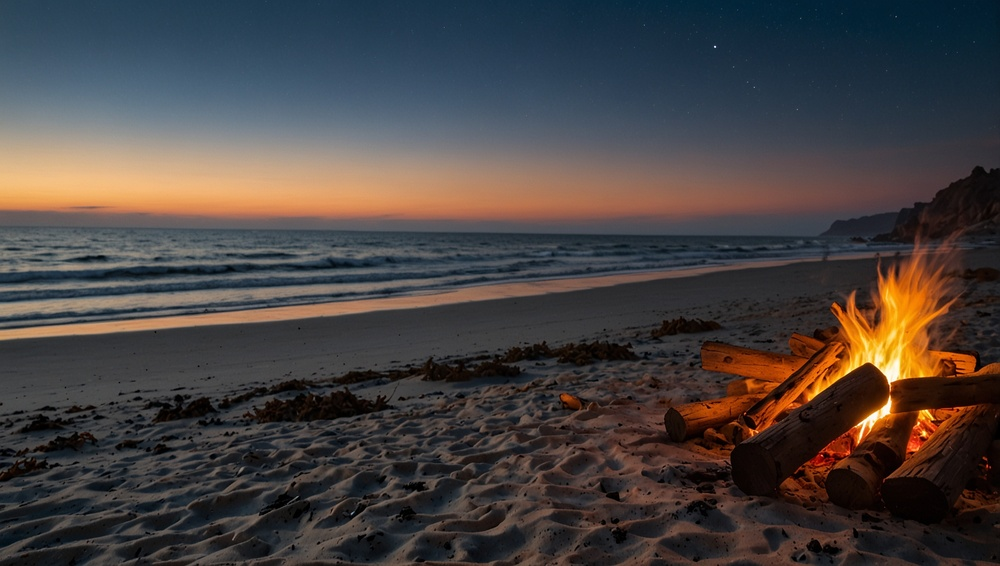
#> input picture hw9/test1.jpg, 1000 x 566 px, shrunk from 2376 x 1344 before the run
$ python hw9.py
#> lines starting #> are read from the running program, lines starting #| are printed output that depends on the picture; after the words box and inside, x2 and y2 are one past the last pixel; in counts of white or black regions, pixels touching at a corner belong together
import numpy as np
import cv2
import matplotlib.pyplot as plt

def rgb_to_hsv(rgb_img):
    hsv_img = np.zeros_like(rgb_img, dtype=np.float32)

    r = rgb_img[:, :, 0]
    g = rgb_img[:, :, 1]
    b = rgb_img[:, :, 2]

    # Calculate V
    v = np.max(rgb_img, axis=2)

    # Calculate S
    min_val = np.min(rgb_img, axis=2)
    s = np.zeros_like(v)
    non_zero_indices = (v != 0)
    s[non_zero_indices] = (v[non_zero_indices] - min_val[non_zero_indices]) / v[non_zero_indices]

    # Calculate H
    h = np.zeros_like(v)

    # V = R
    indices = (v == r) & (v != 0) & (v != min_val)
    if np.any(indices):
        h[indices] = (1/6) * ((g[indices] - b[indices]) / (v[indices] - min_val[indices]))

    # V = G
    indices = (v == g) & (v != 0) & (v != min_val)
    if np.any(indices):
        h[indices] = (1/6) * ((b[indices] - r[indices]) / (v[indices] - min_val[indices])) + (2/6)

    # V = B
    indices = (v == b) & (v != 0) & (v != min_val)
    if np.any(indices):
        h[indices] = (1/6) * ((r[indices] - g[indices]) / (v[indices] - min_val[indices])) + (4/6)

    h[h < 0] += 1.0

    hsv_img[:, :, 0] = h
    hsv_img[:, :, 1] = s
    hsv_img[:, :, 2] = v

    return hsv_img

def hsv_to_rgb(hsv_img):
    rgb_img = np.zeros_like(hsv_img, dtype=np.float32)

    h = hsv_img[:, :, 0]
    s = hsv_img[:, :, 1]
    v = hsv_img[:, :, 2]

    r = np.zeros_like(h)
    g = np.zeros_like(h)
    b = np.zeros_like(h)

    # Fix NaN values and ensure h is in valid range
    h = np.nan_to_num(h, nan=0.0)
    h = np.clip(h, 0.0, 0.999999)

    h_i = np.floor(6 * h).astype(np.int32)
    f = 6 * h - h_i
    p = v * (1 - s)
    q = v * (1 - s * f)
    t = v * (1 - s * (1 - f))

    # h_i = 0
    indices = (h_i == 0)
    r[indices] = v[indices]
    g[indices] = t[indices]
    b[indices] = p[indices]

    # h_i = 1
    indices = (h_i == 1)
    r[indices] = q[indices]
    g[indices] = v[indices]
    b[indices] = p[indices]

    # h_i = 2
    indices = (h_i == 2)
    r[indices] = p[indices]
    g[indices] = v[indices]
    b[indices] = t[indices]

    # h_i = 3
    indices = (h_i == 3)
    r[indices] = p[indices]
    g[indices] = q[indices]
    b[indices] = v[indices]

    # h_i = 4
    indices = (h_i == 4)
    r[indices] = t[indices]
    g[indices] = p[indices]
    b[indices] = v[indices]

    # h_i = 5
    indices = (h_i == 5)
    r[indices] = v[indices]
    g[indices] = p[indices]
    b[indices] = q[indices]

    indices = (s == 0)
    r[indices] = v[indices]
    g[indices] = v[indices]
    b[indices] = v[indices]

    rgb_img[:, :, 0] = r
    rgb_img[:, :, 1] = g
    rgb_img[:, :, 2] = b

    return rgb_img

def histogram_equalization(v_channel):
    # Convert to 8-bit for histogram calculation
    v_8bit = np.round(v_channel * 255).astype(np.uint8)

    hist, bins = np.histogram(v_8bit.flatten(), 256, [0, 256])

    cdf = hist.cumsum()

    cdf_normalized = cdf * 255 / cdf[-1]

    # Apply histogram equalization
    v_equalized_8bit = np.interp(v_8bit.flatten(), np.arange(256), cdf_normalized).reshape(v_8bit.shape)

    # Convert back to 0-1
    v_equalized = v_equalized_8bit / 255.0

    return v_equalized

def enhance_contrast(input_img):
    # Scale to 0-1
    rgb_img = input_img.astype(np.float32) / 255.0

    hsv_img = rgb_to_hsv(rgb_img)

    v_equalized = histogram_equalization(hsv_img[:, :, 2])

    hsv_enhanced = hsv_img.copy()
    hsv_enhanced[:, :, 2] = v_equalized

    rgb_enhanced = hsv_to_rgb(hsv_enhanced)

    # Scale back to 0-255
    RGB_enhanced = np.clip(rgb_enhanced * 255.0, 0, 255).astype(np.uint8)

    return input_img, RGB_enhanced

def main():
    img_path = input("Image path: ")
#> the answer given: test1.jpg
    input_img = cv2.imread(img_path)
#> input_img is the input picture: shape (566, 1000, 3); mean B, G, R 64.5, 65.8, 72

    # BGR to RGB
    input_img = cv2.cvtColor(input_img, cv2.COLOR_BGR2RGB)

    original_img, enhanced_img = enhance_contrast(input_img)
#> in rgb_to_hsv, `non_zero_indices = (v != 0)`:
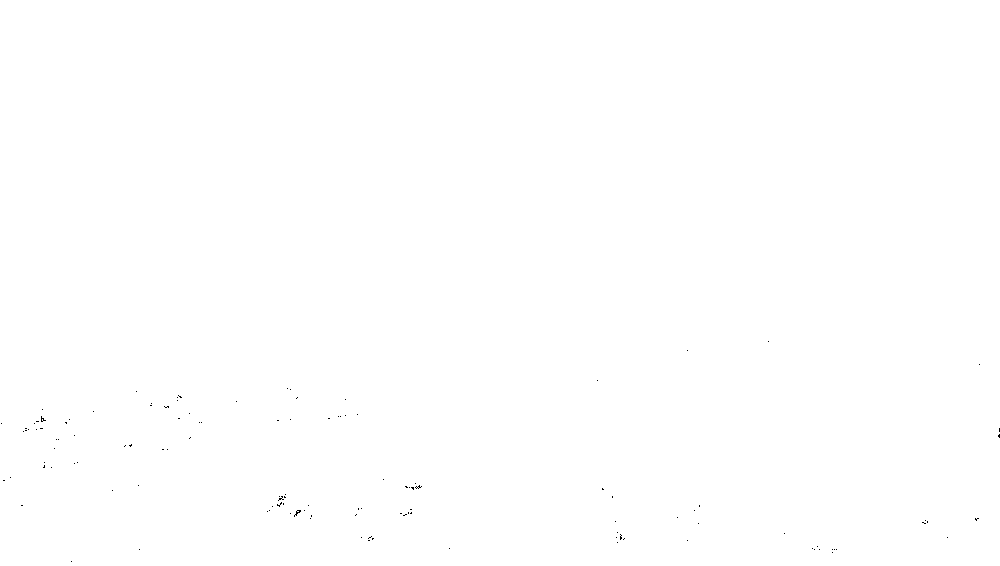
#> non_zero_indices: shape (566, 1000) bool; 100% white; black in thin lines or dots, all inside (x1, y1, x2, y2) = (1, 341, 1000, 562)
#> in rgb_to_hsv, `indices = (v == r) & (v != 0) & (v != min_val)`: indices: shape (566, 1000) bool; 45.9% white; 215 white regions (139 under 20 px), largest, box (x1, y1, x2, y2) and area: (0, 126, 1000, 566) 241259, (0, 279, 442, 317) 4361, (31, 473, 206, 506) 1510
#> in rgb_to_hsv, `indices = (v == g) & (v != 0) & (v != min_val)`: indices: shape (566, 1000) bool; 1.4% white in thin lines or dots, all inside (x1, y1, x2, y2) = (0, 118, 1000, 566)
#> in rgb_to_hsv, `h[indices] = (1/6) * ((b[indices] - r[indices]) / (v[indices] - min_va..`:
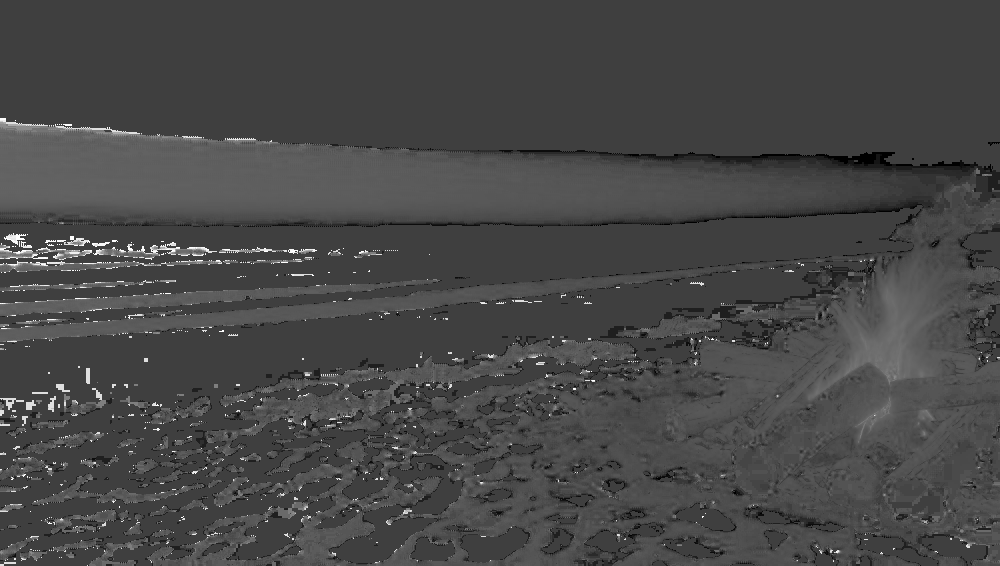
#> h: shape (566, 1000) float32; min -0.167, max 0.5, mean 0.0215; drawn with min black and max white
#> in rgb_to_hsv, `indices = (v == b) & (v != 0) & (v != min_val)`: indices: shape (566, 1000) bool; 51.1% white; 172 black regions (114 under 20 px), largest, box (x1, y1, x2, y2) and area: (0, 120, 1000, 566) 249959, (0, 368, 252, 438) 6074, (0, 279, 442, 317) 4552
#> in rgb_to_hsv, `h[h < 0] += 1.0`:
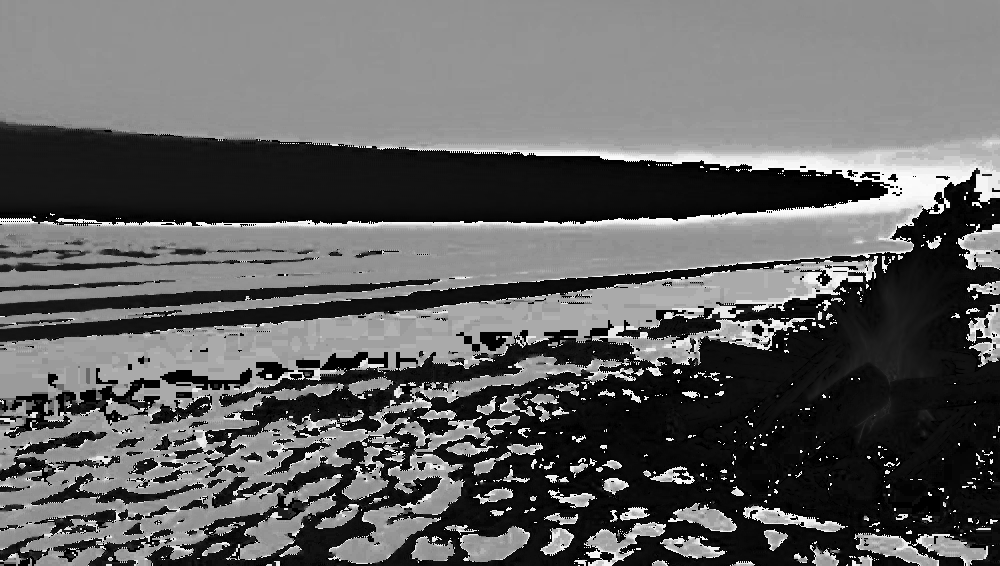
#> h: shape (566, 1000) float32; min 0, max 0.999, mean 0.386
#> in rgb_to_hsv, `hsv_img[:, :, 2] = v`:
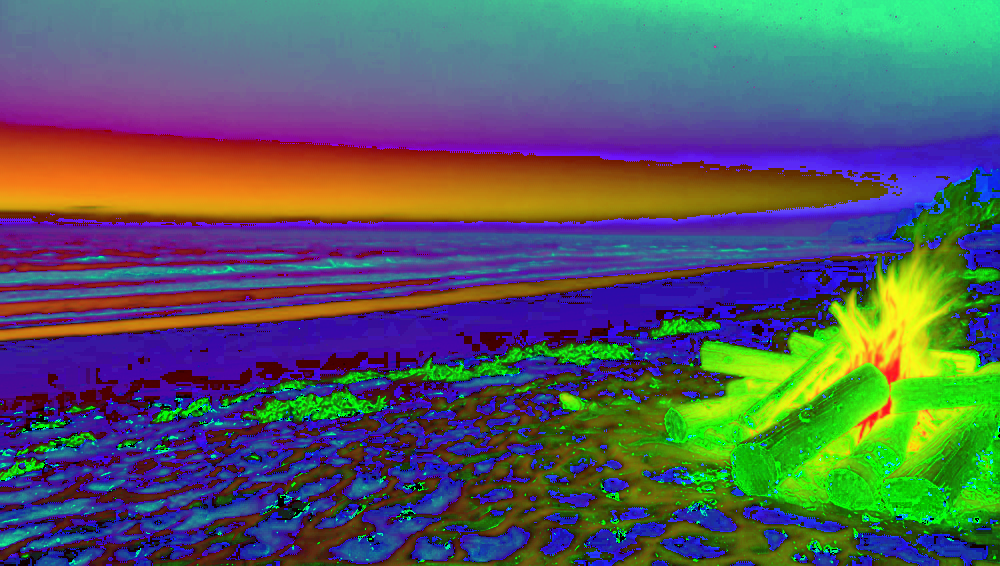
#> hsv_img: shape (566, 1000, 3) float32; mean of channels 0, 1, 2 0.387, 0.358, 0.329; drawn as B, G, R
#> in histogram_equalization, `hist, bins = np.histogram(v_8bit.flatten(), 256, [0, 256])`: hist = 256 values, max 7275 at index 56, min 157 at index 254, mean 2210.9; bins = 257 values from 0 to 256
#> in histogram_equalization, `cdf = hist.cumsum()`: cdf = 256 values from 273 to 566000
#> in histogram_equalization, `cdf_normalized = cdf * 255 / cdf[-1]`: cdf_normalized = 256 values from 0.123 to 255
#> in hsv_to_rgb, `h_i = np.floor(6 * h).astype(np.int32)`:
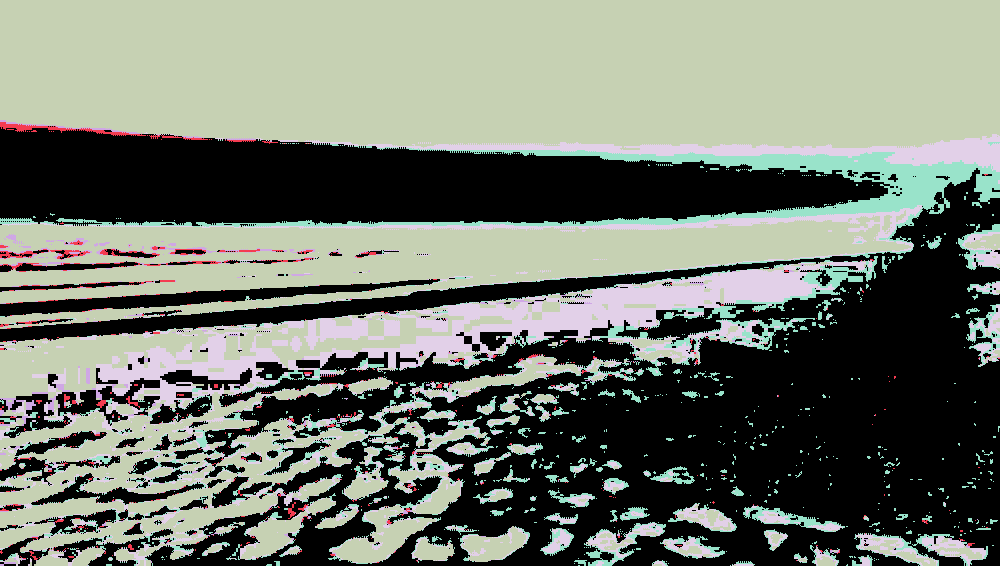
#> h_i: shape (566, 1000) int32; 6 distinct labels, from 0 to 5; one colour per label, 0 black
#> in hsv_to_rgb, `indices = (h_i == 0)`: indices: shape (566, 1000) bool; 42% white; 538 white regions (450 under 20 px), largest, box (x1, y1, x2, y2) and area: (0, 168, 1000, 566) 154099, (0, 127, 894, 226) 59716, (0, 279, 440, 317) 4304
#> in hsv_to_rgb, `indices = (h_i == 1)`: indices: shape (566, 1000) bool; 0.65% white in thin lines or dots, all inside (x1, y1, x2, y2) = (0, 122, 1000, 563)
#> in hsv_to_rgb, `r[indices] = q[indices]`: r: shape (566, 1000) float32; min 0, max 1, mean 0.237
#> in hsv_to_rgb, `g[indices] = v[indices]`: g: shape (566, 1000) float32; min 0, max 1, mean 0.174
#> in hsv_to_rgb, `b[indices] = p[indices]`: b: shape (566, 1000) float32; min 0, max 0.983, mean 0.138
#> in hsv_to_rgb, `indices = (h_i == 2)`: indices: shape (566, 1000) bool; 0.64% white in thin lines or dots, all inside (x1, y1, x2, y2) = (0, 120, 1000, 566)
#> in hsv_to_rgb, `r[indices] = p[indices]`: r: shape (566, 1000) float32; min 0, max 1, mean 0.24
#> in hsv_to_rgb, `g[indices] = v[indices]`: g: shape (566, 1000) float32; min 0, max 1, mean 0.177
#> in hsv_to_rgb, `b[indices] = t[indices]`:
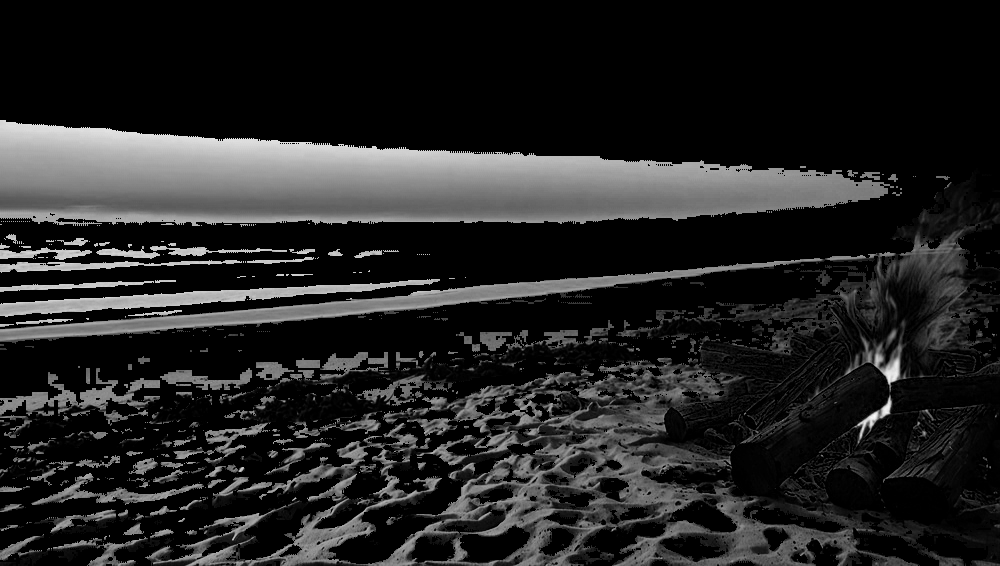
#> b: shape (566, 1000) float32; min 0, max 0.992, mean 0.141
#> in hsv_to_rgb, `indices = (h_i == 3)`: indices: shape (566, 1000) bool; 42.1% white; 375 white regions (231 under 20 px), largest, box (x1, y1, x2, y2) and area: (0, 0, 1000, 150) 140823, (0, 215, 911, 329) 46166, (0, 392, 262, 506) 7985
#> in hsv_to_rgb, `indices = (h_i == 4)`: indices: shape (566, 1000) bool; 8.8% white; 1677 white regions (1440 under 20 px), largest, box (x1, y1, x2, y2) and area: (360, 264, 835, 370) 12436, (366, 134, 1000, 172) 6180, (96, 325, 286, 409) 5394
#> in hsv_to_rgb, `r[indices] = t[indices]`:
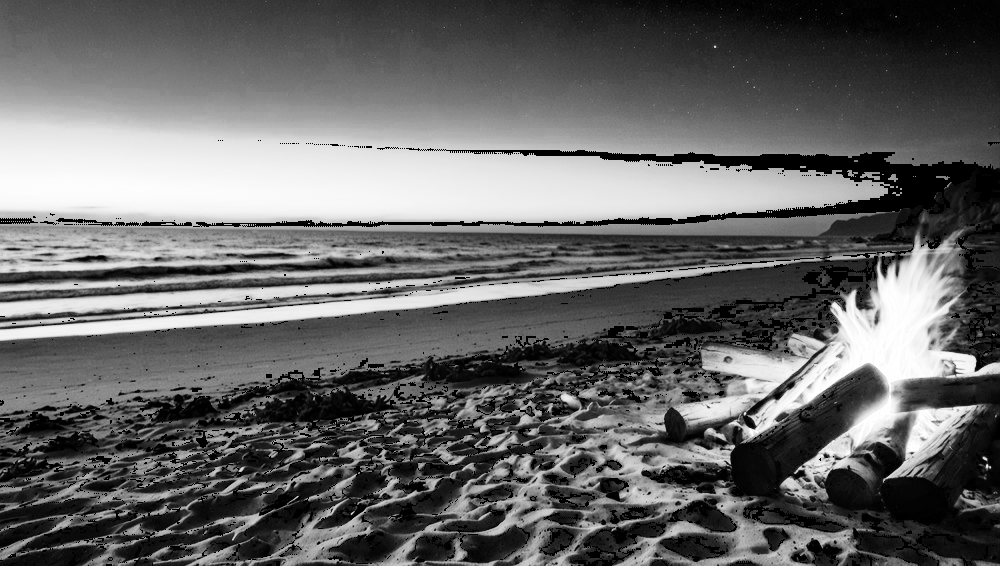
#> r: shape (566, 1000) float32; min 0, max 1, mean 0.404

    # Display results
    plt.figure(figsize=(12, 6))

    plt.subplot(1, 2, 1)
    plt.imshow(original_img)
    plt.title('Original RGB Image')
    plt.axis('off')

    plt.subplot(1, 2, 2)
    plt.imshow(enhanced_img)
    plt.title('Enhanced R\'G\'B\' Image')
    plt.axis('off')

    plt.tight_layout()
    plt.show()

if __name__ == "__main__":
    main()
